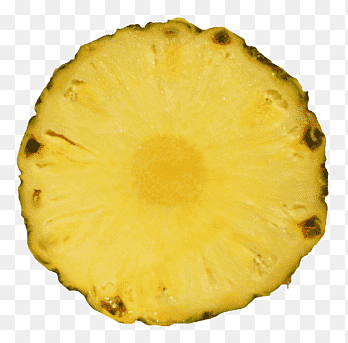
#> input picture data/2.jpg, 348 x 343 px
$ python test___.py
#> lines starting #> are read from the running program, lines starting #| are printed output that depends on the picture; after the words box and inside, x2 and y2 are one past the last pixel; in counts of white or black regions, pixels touching at a corner belong together
#> further down, image is the input picture: shape (343, 348, 3); mean B, G, R 130.7, 210.4, 231.5
import cv2
import numpy as np
import imutils

def getContours(img, cThr=None, minArea=10):
#> called with minArea = 10
    if cThr is None:
        cThr = [100, 100]
    imgGray = cv2.cvtColor(img, cv2.COLOR_BGR2GRAY)
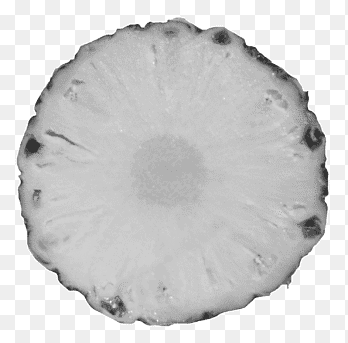
#> imgGray: shape (343, 348); min 52, max 255, mean 207.6
    imgBlur = cv2.GaussianBlur(imgGray, (5, 5), 0)
    imgCanny = cv2.Canny(imgBlur, cThr[0], cThr[1])
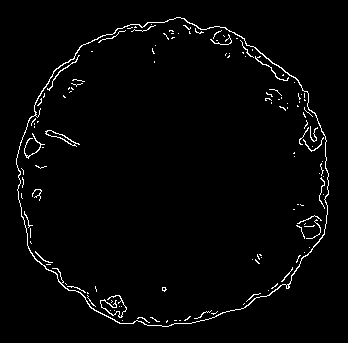
#> imgCanny: shape (343, 348); 2.3% white in thin lines or dots, all inside (x1, y1, x2, y2) = (16, 17, 329, 327)
    kernel = np.ones((3, 3))
    imgDial = cv2.dilate(imgCanny, kernel, iterations=2)
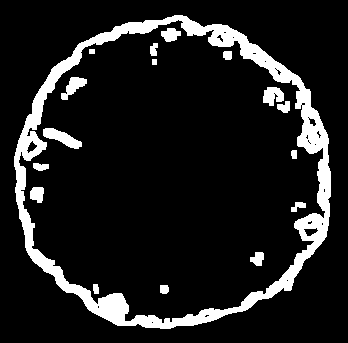
#> imgDial: shape (343, 348); 11.8% white; 17 white regions, largest, box (x1, y1, x2, y2) and area: (14, 15, 331, 329) 11879, (43, 128, 82, 149) 394, (263, 87, 284, 106) 285
    imgThre = cv2.erode(imgDial, kernel, iterations=2)
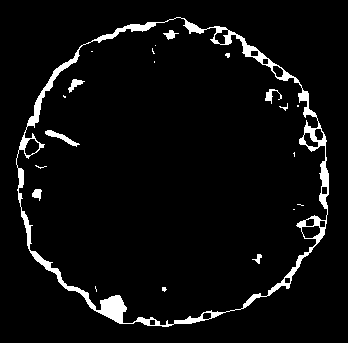
#> imgThre: shape (343, 348); 4.9% white; 21 white regions (13 under 20 px)

    contours, hierarchy = cv2.findContours(imgThre,
                                           cv2.RETR_TREE, cv2.CHAIN_APPROX_NONE)
#> contours = 36 contours, 14 with area under 20; largest, box (x1, y1, x2, y2) and area: (16, 17, 329, 327) 75029, (16, 17, 328, 326) 69912, (301, 225, 321, 239) 194, (24, 138, 40, 156) 184, (214, 29, 229, 45) 136
    for i in contours:
        area = cv2.contourArea(i)
        if area > minArea:

            # print(area)
            M = cv2.moments(i)
            cX = int(M["m10"] / M["m00"])
            cY = int(M["m01"] / M["m00"])

            # draw the contour and center of the shape on the image
            cv2.drawContours(image, [i], -1, (0, 255, 0), 2)
            cv2.drawContours(image, [contours[-1]], -1, (0, 255, 0), 2)
            cv2.circle(image, (cX, cY), 4, (255, 255, 255), -1)

            # find radius contours
            (x, y), radius = cv2.minEnclosingCircle(i)
            center = (int(x), int(y))
            radius = int(radius)
            cv2.circle(image, center, radius + 15, (0, 0, 255), 2)
            cv2.circle(image, center, radius - 15, (0, 0, 255), 2)
            # Using cv2.putText() method
            cv2.putText(image, 'R = {}'.format(radius), (50,50), cv2.FONT_HERSHEY_SIMPLEX, 0.5, (255, 0, 0), 2, cv2.LINE_AA)

            print('Ban kinh vong lon: {}'.format((radius)*2/100), 'mm')
            print('Ban kinh vong be: {}'.format((radius - 15)*2/100), 'mm')

            return radius
#> this loop made 1 pass
#> (area, cX, cY, x, y, radius, center) on pass 1: (75029, 171, 173, 173, 177.4, 161, (172, 177))
#| Ban kinh vong lon: 3.22 mm
#| Ban kinh vong be: 2.92 mm
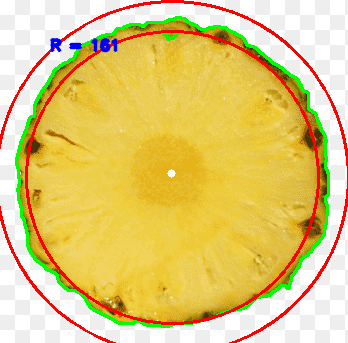
#> image: shape (343, 348, 3); 7.72% of pixels changed, all inside (x1, y1, x2, y2) = (0, 0, 348, 343)


if __name__ == '__main__':

    image = cv2.imread('data/2.jpg')
    getContours(image)
    cv2.imshow('Contours', image)
    cv2.imwrite('result.jpg', image)
    cv2.waitKey(0)
    cv2.destroyAllWindows()

$ run again, with data/3.jpg copied over data/2.jpg
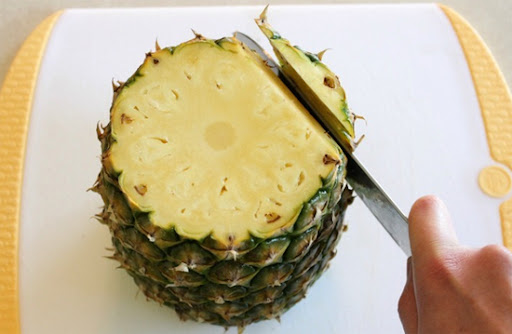
#> input picture data/3.jpg, 512 x 334 px
#> image is the input picture: shape (334, 512, 3); mean B, G, R 150.4, 180.8, 194.5
#> in getContours, `imgCanny = cv2.Canny(imgBlur, cThr[0], cThr[1])`:
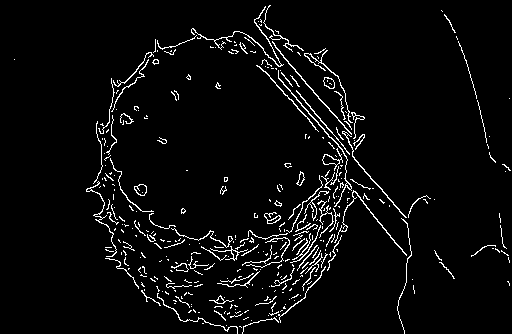
#> imgCanny: shape (334, 512); 4.2% white in thin lines or dots
#> imgDial: shape (334, 512); 20.5% white; 30 white regions, largest, box (x1, y1, x2, y2) and area: (84, 3, 437, 334) 30826, (439, 8, 498, 165) 1023, (469, 211, 512, 265) 586
#> imgThre: shape (334, 512); 9.7% white; 53 white regions (30 under 20 px)
#> contours = 93 contours, 39 with area under 20; largest, box (x1, y1, x2, y2) and area: (86, 5, 431, 334) 63598, (109, 38, 338, 249) 32520, (97, 179, 310, 327) 11530, (345, 156, 411, 254) 1988, (274, 38, 344, 120) 1518
#> the loop in getContours, `for i in contours:` made 4 passes
#> (area, cX, cY, x, y, radius) on pass 4: (20.5, 442, 263, 444, 264, 17)
#> (printed output is left out)
#> after the loop in getContours, `for i in contours:`:
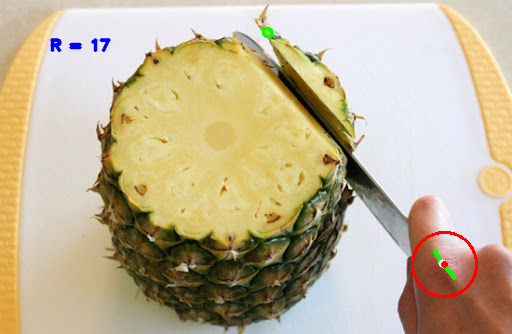
#> image: shape (334, 512, 3); 0.77% of pixels changed, all inside (x1, y1, x2, y2) = (50, 27, 478, 298)
